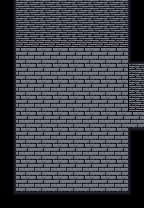

Tiled map render using the project's own tile images. Description and the whole map definition, tile-layer contents included, below:
An orthogonal 9x13 tile map with 16x16 px tiles, 3 tile layers (Tile Layer 1, Empty, ZDOWN), 5 tilesets and 8 objects (PLAYER_START, Castle, ZDOWN).

<map version="1.0" tiledversion="2017.07.25" orientation="orthogonal" renderorder="right-down" width="9" height="13" tilewidth="16" tileheight="16" nextobjectid="10">
 <tileset firstgid="1" name="Castle_Wall" tilewidth="16" tileheight="16" tilecount="2" columns="1">
  <image source="../Game/Pop_Ups/Castle/Wall/Castle_Wall.png" width="16" height="32" />
 </tileset>
 <tileset firstgid="3" name="Stone_Brick_to_Grass" tilewidth="16" tileheight="16" tilecount="36" columns="6">
  <image source="../Game/Tiles/Outside/Stone_Brick/Stone_Brick_to_Grass/Stone_Brick_to_Grass.png" width="96" height="96" />
 </tileset>
 <tileset firstgid="39" name="Empty" tilewidth="16" tileheight="16" tilecount="1" columns="1">
  <image source="../Game/Tiles/Inside/Empty.png" width="16" height="16" />
 </tileset>
 <tileset firstgid="40" name="Thin_Border" tilewidth="16" tileheight="16" tilecount="4" columns="2">
  <image source="../Game/Tiles/Inside/Thin_Border.png" width="32" height="32" />
 </tileset>
 <tileset firstgid="44" name="Castle_Empty" tilewidth="16" tileheight="16" tilecount="8" columns="2">
  <image source="../Game/Pop_Ups/Castle/Empty/Castle_Empty.png" width="32" height="64" />
 </tileset>
 <layer name="Tile Layer 1" width="9" height="13">
  <data encoding="csv">
39,1,1,1,1,1,1,1,39,
39,1,1,1,1,1,1,1,39,
39,2,2,2,2,2,2,2,39,
39,10,10,10,10,10,10,10,39,
39,10,10,10,10,10,10,10,1,
39,10,10,10,10,10,10,10,1,
39,10,10,10,10,10,10,10,2,
39,10,10,10,10,10,10,10,10,
39,10,10,10,10,10,10,10,39,
39,10,10,10,10,10,10,10,39,
39,10,10,10,10,10,10,10,39,
39,10,10,10,10,10,10,10,39,
39,39,39,39,39,39,39,39,39
</data>
 </layer>
 <layer name="Empty" width="9" height="13">
  <data encoding="csv">
3221225516,0,0,0,0,0,0,0,44,
3221225516,0,0,0,0,0,0,0,44,
3221225516,0,0,0,0,0,0,0,44,
3221225516,0,0,0,0,0,0,0,45,
3221225516,0,0,0,0,0,0,0,40,
3221225516,0,0,0,0,0,0,0,40,
3221225516,0,0,0,0,0,0,0,40,
3221225516,0,0,0,0,0,0,0,0,
3221225516,0,0,0,0,0,0,0,2684354605,
3221225516,0,0,0,0,0,0,0,44,
3221225516,0,0,0,0,0,0,0,44,
3221225516,0,0,0,0,0,0,0,44,
2684354606,2684354604,2684354604,2684354604,2684354604,2684354604,2684354604,2684354604,46
</data>
 </layer>
 <layer name="ZDOWN" width="9" height="13">
  <data encoding="csv">
0,0,0,0,0,0,0,0,0,
0,0,0,0,0,0,0,0,0,
0,0,0,0,0,0,0,0,0,
0,0,0,0,0,0,0,0,0,
0,0,0,0,0,0,0,0,0,
0,0,0,0,0,0,0,0,0,
0,0,0,0,0,0,0,0,0,
0,0,0,0,0,0,0,0,0,
0,0,0,0,0,0,0,0,0,
0,0,0,0,0,0,0,0,0,
0,0,0,0,0,0,0,0,0,
0,0,0,0,0,0,0,0,0,
0,0,0,0,0,0,0,0,0
</data>
 </layer>
 <objectgroup name="COLLISION_LAYER">
  <object id="2" x="0" y="0" width="16" height="208" />
  <object id="3" x="16" y="192" width="112" height="16" />
  <object id="4" x="128" y="128" width="16" height="80" />
  <object id="5" x="16" y="0" width="128" height="39" />
  <object id="6" x="128" y="39" width="16" height="64" />
 </objectgroup>
 <objectgroup name="SPAWNS_LAYER">
  <object id="7" name="PLAYER_START" x="122" y="103" width="16" height="25" />
 </objectgroup>
 <objectgroup name="PORTAL_LAYER">
  <object id="8" name="Castle" x="143" y="103" width="1" height="25" />
 </objectgroup>
 <objectgroup name="Z_GATES">
  <object id="9" name="ZDOWN" x="122" y="103" width="16" height="25" />
 </objectgroup>
</map>
